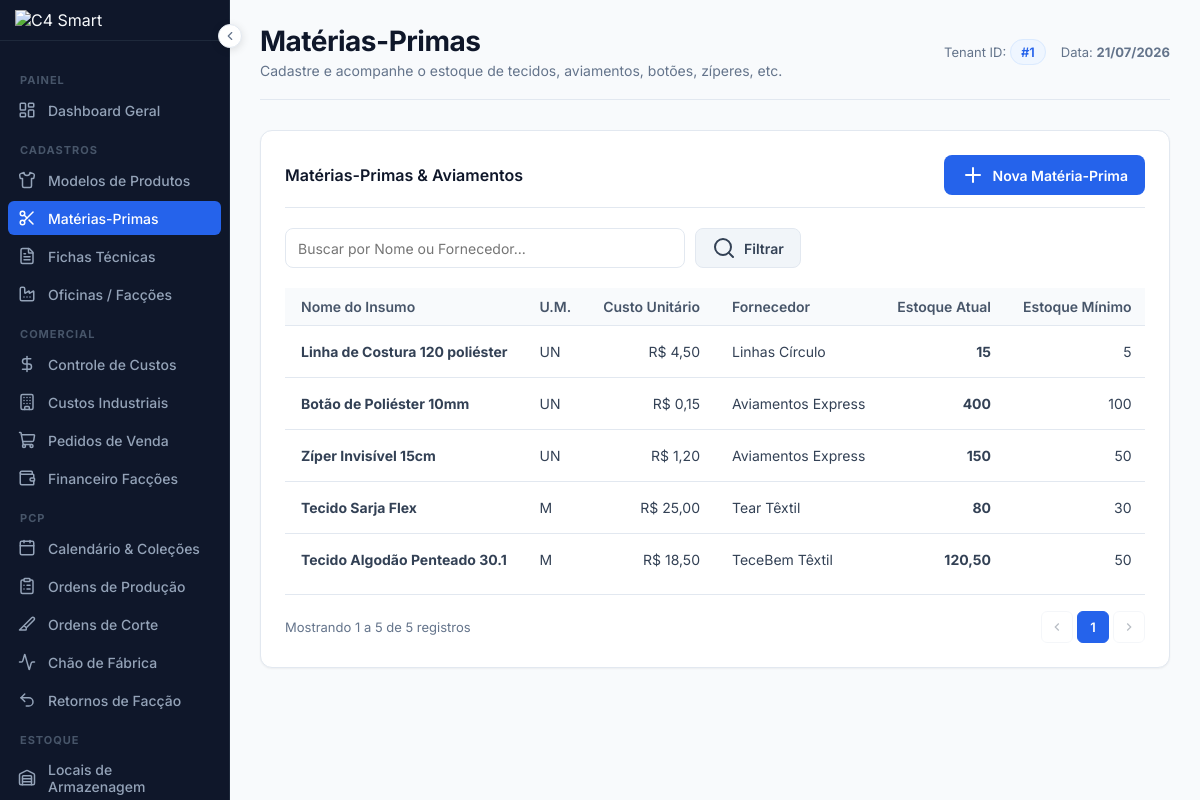
The page /materias (signed in) on the database its author committed.
### tables this page shows
CREATE TABLE IF NOT EXISTS `materias_primas` (
  `id` INT AUTO_INCREMENT PRIMARY KEY,
  `tenant_id` INT NOT NULL,
  `nome` VARCHAR(255) NOT NULL,
  `unidade_medida` VARCHAR(20) NOT NULL DEFAULT 'M',
  `custo_unitario` DECIMAL(10, 4) NOT NULL DEFAULT 0.0000,
  `fornecedor` VARCHAR(255) NULL,
  `estoque_atual` DECIMAL(10, 2) NOT NULL DEFAULT 0.00,
  `estoque_minimo` DECIMAL(10, 2) NOT NULL DEFAULT 0.00,
  `criado_em` TIMESTAMP DEFAULT CURRENT_TIMESTAMP,
  CONSTRAINT `fk_materias_tenant` FOREIGN KEY (`tenant_id`) REFERENCES `tenants` (`id`) ON DELETE CASCADE,
  INDEX `idx_materias_tenant` (`tenant_id`)
);

### app/Views/materias/index.php (the view, shortened to what the rows shown need)
<?php require __DIR__ . '/../layouts/header.php'; ?>
<div class="card-box">
    <div class="table-responsive">
        <table class="table-custom">
            <thead>
                <tr>
                    <th>Nome do Insumo</th>
                    <th>U.M.</th>
                    <th class="text-right">Custo Unitário</th>
                    <th>Fornecedor</th>
                    <th class="text-right">Estoque Atual</th>
                    <th class="text-right">Estoque Mínimo</th>
                </tr>
            </thead>
            <tbody>
                <?php if (empty($itens)): ?>
                    <tr>
                        <td colspan="8" class="empty-state">
                            <i data-lucide="scissors" style="width:32px;height:32px;"></i>
                            <p>Nenhuma matéria-prima cadastrada.</p>
                        </td>
                    </tr>
                <?php else: ?>
                    <?php foreach ($itens as $item): ?>
                        <?php
                        $alertaEstoque = $item['estoque_atual'] <= $item['estoque_minimo'];
                        ?>
                        <tr class="<?= $alertaEstoque ? 'alert-row' : '' ?>">
                            <td>
                                <strong><?= htmlspecialchars($item['nome']) ?></strong>
                            </td>
                            <td><?= htmlspecialchars($item['unidade_medida']) ?></td>
                            <td class="text-right">R$ <?= number_format($item['custo_unitario'], 2, ',', '.') ?></td>
                            <td><?= htmlspecialchars($item['fornecedor'] ?: 'N/D') ?></td>
                            <td class="text-right" style="font-weight: 700; color: <?= $alertaEstoque ? 'var(--danger)' : '#334155' ?>;">
                                <?= ($item['estoque_atual'] == (int)$item['estoque_atual']) ? number_format($item['estoque_atual'], 0, ',', '.') : number_format($item['estoque_atual'], 2, ',', '.') ?>
                            </td>
                            <td class="text-right"><?= ($item['estoque_minimo'] == (int)$item['estoque_minimo']) ? number_format($item['estoque_minimo'], 0, ',', '.') : number_format($item['estoque_minimo'], 2, ',', '.') ?></td>
                        </tr>
                    <?php endforeach; ?>
                <?php endif; ?>
            </tbody>
        </table>
    </div>
    <?php require __DIR__ . '/../layouts/pagination.php'; ?>
</div>
<?php require __DIR__ . '/../layouts/footer.php'; ?>

### app/Views/layouts/pagination.php (shortened to what the rows shown need)
<?php
    $pParam = $pageParamName ?? 'page';
    if (!empty($pagination) && isset($pagination['total']) && $pagination['total'] > 0):
?>
<div class="pagination-wrapper">
    <div class="pagination-info">
        Mostrando <?= (($pagination['currentPage'] - 1) * $pagination['perPage']) + 1 ?>
        a <?= min($pagination['currentPage'] * $pagination['perPage'], $pagination['total']) ?>
        de <?= $pagination['total'] ?> registros
    </div>
    <nav class="pagination-nav" aria-label="Navegação por páginas">
        <?php
            $params = $_GET;
            unset($params[$pParam]);
            $queryBase = !empty($params) ? '?' . http_build_query($params) . '&' : '?';
        ?>
        <?php if ($pagination['currentPage'] > 1): ?>
            <a href="<?= $queryBase ?><?= $pParam ?>=<?= $pagination['currentPage'] - 1 ?>" class="page-btn page-prev" title="Anterior">
                <svg width="14" height="14" viewBox="0 0 24 24" fill="none" stroke="currentColor" stroke-width="2"><polyline points="15 18 9 12 15 6"/></svg>
            </a>
        <?php else: ?>
            <span class="page-btn page-prev disabled">
                <svg width="14" height="14" viewBox="0 0 24 24" fill="none" stroke="currentColor" stroke-width="2"><polyline points="15 18 9 12 15 6"/></svg>
            </span>
        <?php endif; ?>
        <?php
            $start = max(1, $pagination['currentPage'] - 2);
            $end   = min($pagination['totalPages'], $pagination['currentPage'] + 2);
        ?>
        <?php for ($i = $start; $i <= $end; $i++): ?>
            <?php if ($i === $pagination['currentPage']): ?>
                <span class="page-btn active"><?= $i ?></span>
            <?php else: ?>
                <a href="<?= $queryBase ?><?= $pParam ?>=<?= $i ?>" class="page-btn"><?= $i ?></a>
            <?php endif; ?>
        <?php endfor; ?>
        <?php if ($pagination['currentPage'] < $pagination['totalPages']): ?>
            <a href="<?= $queryBase ?><?= $pParam ?>=<?= $pagination['currentPage'] + 1 ?>" class="page-btn page-next" title="Próximo">
                <svg width="14" height="14" viewBox="0 0 24 24" fill="none" stroke="currentColor" stroke-width="2"><polyline points="9 18 15 12 9 6"/></svg>
            </a>
        <?php else: ?>
            <span class="page-btn page-next disabled">
                <svg width="14" height="14" viewBox="0 0 24 24" fill="none" stroke="currentColor" stroke-width="2"><polyline points="9 18 15 12 9 6"/></svg>
            </span>
        <?php endif; ?>
    </nav>
</div>
<?php
    endif;
?>

### rows shown on the page
materias_primas: nome "Linha de Costura 120 poliéster", unidade_medida "UN", custo_unitario "4,50", fornecedor "Linhas Círculo", estoque_atual "15", estoque_minimo "5", tenant "1", id "5"
materias_primas: nome "Botão de Poliéster 10mm", unidade_medida "UN", custo_unitario "0,15", fornecedor "Aviamentos Express", estoque_atual "400", estoque_minimo "100"
materias_primas: nome "Zíper Invisível 15cm", unidade_medida "UN", custo_unitario "1,20", fornecedor "Aviamentos Express", estoque_atual "150", estoque_minimo "50"
materias_primas: nome "Tecido Sarja Flex", unidade_medida "M", custo_unitario "25,00", fornecedor "Tear Têxtil", estoque_atual "80", estoque_minimo "30"
materias_primas: nome "Tecido Algodão Penteado 30.1", unidade_medida "M", custo_unitario "18,50", fornecedor "TeceBem Têxtil", estoque_atual "120,50", estoque_minimo "50"

### other values the page prints
$title "Matérias-Primas"
$subtitle "Cadastre e acompanhe o estoque de tecidos, aviamentos, botões, zíperes, etc."
$_SESSION['tenant_id'] "1"
